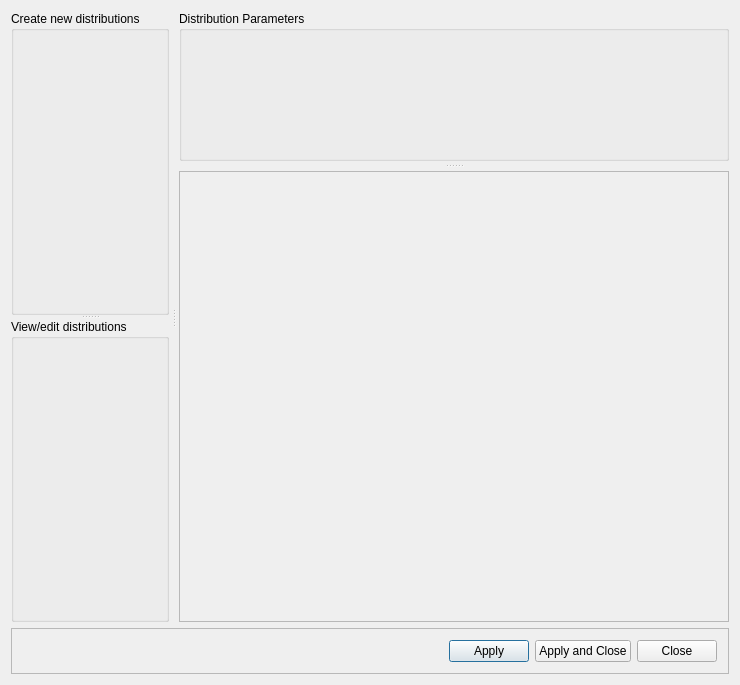
<?xml version="1.0" encoding="UTF-8"?>
<ui version="4.0">
 <class>Create_distribution_dialog</class>
 <widget class="QDialog" name="Create_distribution_dialog">
  <property name="geometry">
   <rect>
    <x>0</x>
    <y>0</y>
    <width>740</width>
    <height>685</height>
   </rect>
  </property>
  <property name="windowTitle">
   <string>Create_distribution_dialog</string>
  </property>
  <layout class="QVBoxLayout" name="verticalLayout">
   <item>
    <widget class="QSplitter" name="splitter_3">
     <property name="sizePolicy">
      <sizepolicy hsizetype="Expanding" vsizetype="Preferred">
       <horstretch>0</horstretch>
       <verstretch>10</verstretch>
      </sizepolicy>
     </property>
     <property name="orientation">
      <enum>Qt::Horizontal</enum>
     </property>
     <property name="handleWidth">
      <number>10</number>
     </property>
     <widget class="QSplitter" name="splitter_2">
      <property name="orientation">
       <enum>Qt::Vertical</enum>
      </property>
      <widget class="QGroupBox" name="dist_type_box">
       <property name="sizePolicy">
        <sizepolicy hsizetype="Preferred" vsizetype="Preferred">
         <horstretch>0</horstretch>
         <verstretch>0</verstretch>
        </sizepolicy>
       </property>
       <property name="title">
        <string>Create new distributions</string>
       </property>
      </widget>
      <widget class="QGroupBox" name="dist_name_box">
       <property name="title">
        <string>View/edit distributions</string>
       </property>
      </widget>
     </widget>
     <widget class="QSplitter" name="splitter">
      <property name="sizePolicy">
       <sizepolicy hsizetype="Preferred" vsizetype="Expanding">
        <horstretch>5</horstretch>
        <verstretch>0</verstretch>
       </sizepolicy>
      </property>
      <property name="orientation">
       <enum>Qt::Vertical</enum>
      </property>
      <property name="handleWidth">
       <number>10</number>
      </property>
      <widget class="QGroupBox" name="param_box">
       <property name="sizePolicy">
        <sizepolicy hsizetype="Preferred" vsizetype="Preferred">
         <horstretch>10</horstretch>
         <verstretch>1</verstretch>
        </sizepolicy>
       </property>
       <property name="title">
        <string>Distribution Parameters</string>
       </property>
      </widget>
      <widget class="QFrame" name="chart_frame">
       <property name="sizePolicy">
        <sizepolicy hsizetype="Preferred" vsizetype="Preferred">
         <horstretch>5</horstretch>
         <verstretch>3</verstretch>
        </sizepolicy>
       </property>
       <property name="frameShape">
        <enum>QFrame::StyledPanel</enum>
       </property>
       <property name="frameShadow">
        <enum>QFrame::Raised</enum>
       </property>
      </widget>
     </widget>
    </widget>
   </item>
   <item>
    <widget class="QFrame" name="frame">
     <property name="frameShape">
      <enum>QFrame::StyledPanel</enum>
     </property>
     <property name="frameShadow">
      <enum>QFrame::Raised</enum>
     </property>
     <layout class="QHBoxLayout" name="horizontalLayout">
      <item>
       <spacer name="horizontalSpacer">
        <property name="orientation">
         <enum>Qt::Horizontal</enum>
        </property>
        <property name="sizeHint" stdset="0">
         <size>
          <width>446</width>
          <height>20</height>
         </size>
        </property>
       </spacer>
      </item>
      <item>
       <widget class="QPushButton" name="apply">
        <property name="text">
         <string>Apply</string>
        </property>
       </widget>
      </item>
      <item>
       <widget class="QPushButton" name="apply_close">
        <property name="text">
         <string>Apply and Close</string>
        </property>
       </widget>
      </item>
      <item>
       <widget class="QPushButton" name="close">
        <property name="text">
         <string>Close</string>
        </property>
       </widget>
      </item>
     </layout>
    </widget>
   </item>
  </layout>
 </widget>
 <layoutdefault spacing="6" margin="11"/>
 <resources/>
 <connections/>
</ui>
